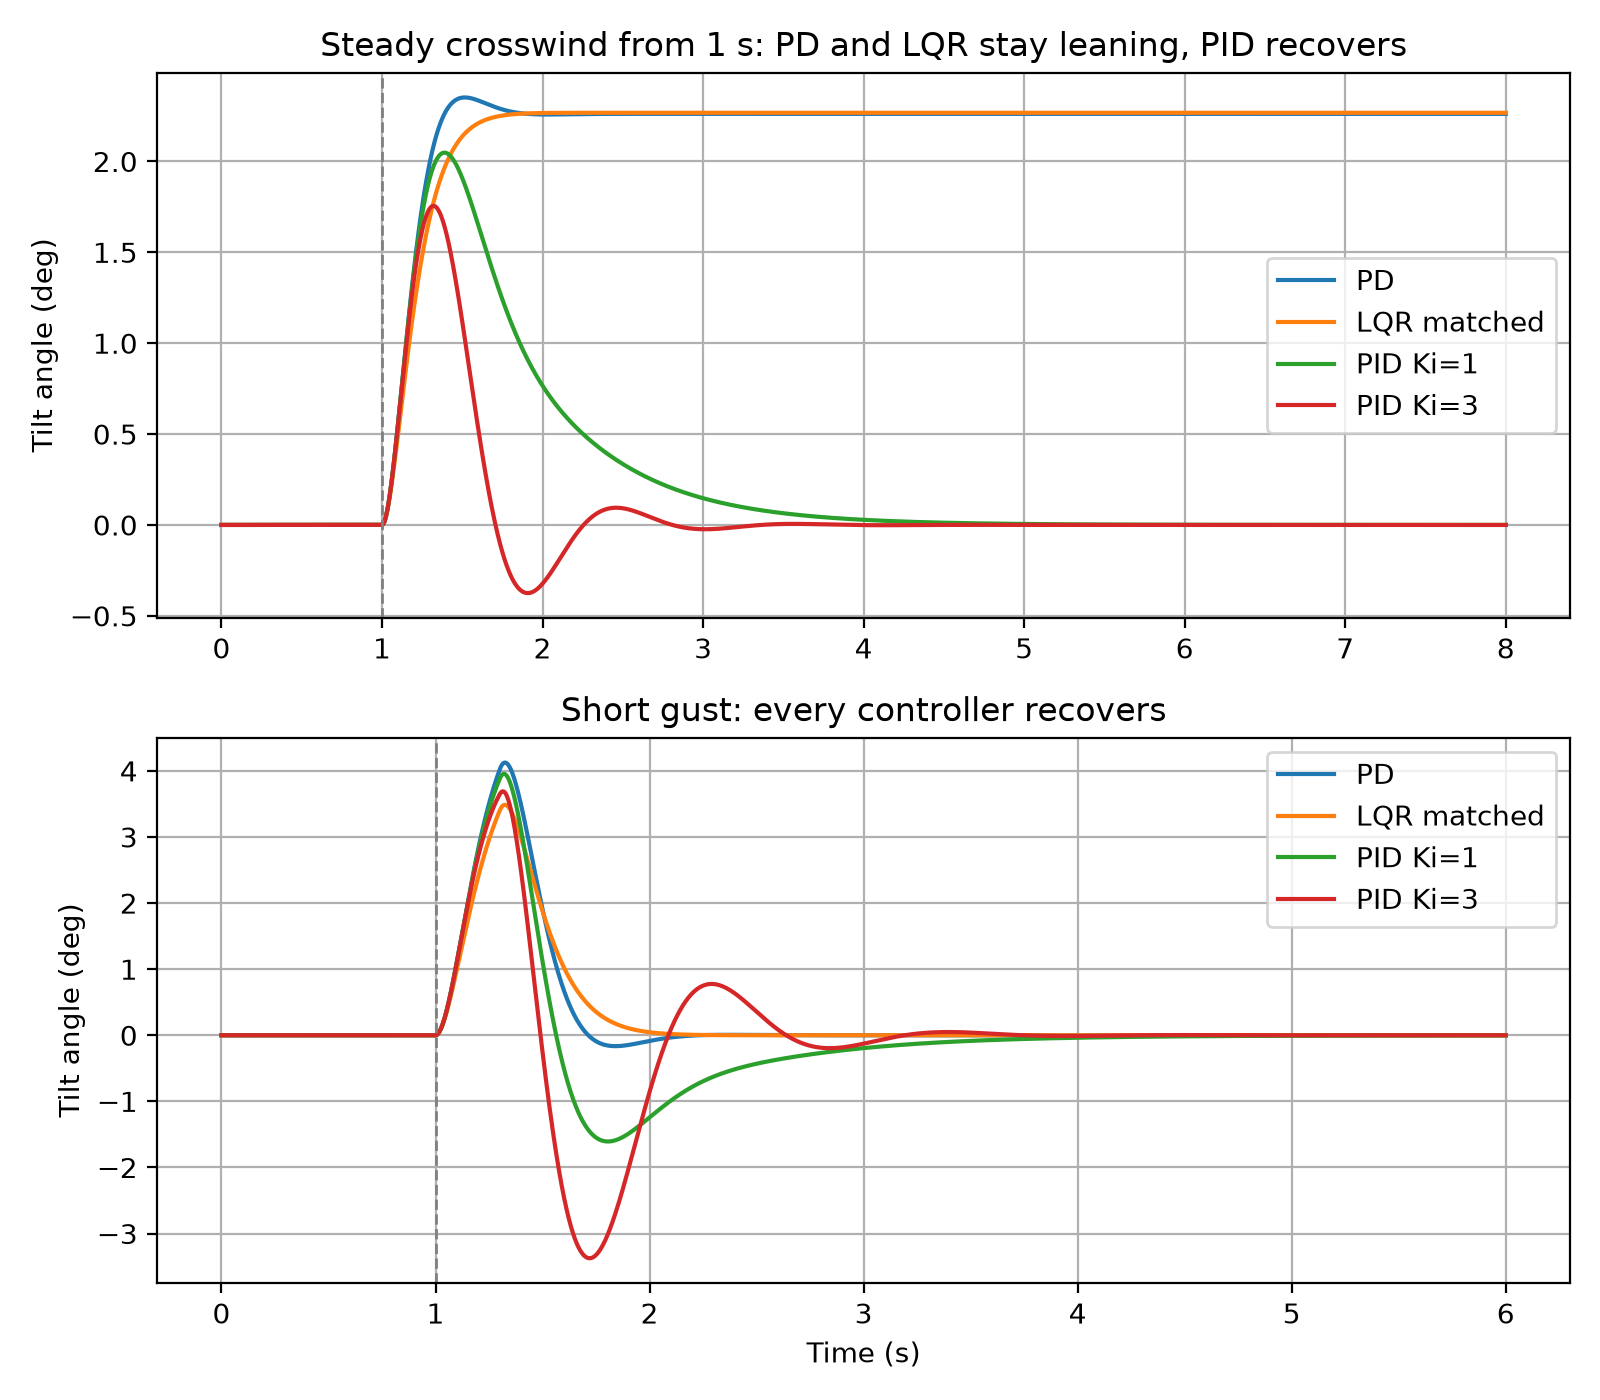

This figure's Python source:
import numpy as np
import matplotlib.pyplot as plt
from scipy.integrate import solve_ivp
from scipy.linalg import solve_continuous_are

# Rocket numbers (same as before)
T = 30.0
L = 0.4
I = 0.125
mu_c = T * L / I
mu_a = 20.0
delta_max = np.deg2rad(5)


def lqr_gains(q1, q2, r):
    A = np.array([[0.0, 1.0], [mu_a, 0.0]])
    B = np.array([[0.0], [mu_c]])
    P = solve_continuous_are(A, B, np.diag([q1, q2]), np.array([[r]]))
    K = np.linalg.solve(np.array([[r]]), B.T @ P)
    return K[0, 0], K[0, 1]


def simulate(kp, kd, ki, wind, start_tilt=0.0, servo_lag=0.0, t_end=8.0):
    """Engine angle = -(kp * tilt + kd * tilt speed + ki * total tilt so far).
    wind(t) is an extra twisting push from the air, in the same units as mu_a."""
    def rocket(t, state):
        theta, omega, total_tilt, d_actual = state
        d_command = np.clip(-(kp * theta + kd * omega + ki * total_tilt), -delta_max, delta_max)
        if servo_lag > 0:
            d_rate = (d_command - d_actual) / servo_lag
        else:
            d_actual = d_command
            d_rate = 0.0
        return [omega, mu_c * d_actual + mu_a * theta + wind(t), theta, d_rate]

    result = solve_ivp(rocket, [0, t_end], [np.deg2rad(start_tilt), 0.0, 0.0, 0.0], max_step=0.002)
    return result.t, np.rad2deg(result.y[0])


def time_back(t, tilt, limit, after=1.0):
    """How long after the wind starts until the tilt stays within the limit (degrees)."""
    late = t >= after
    if abs(tilt[-1]) > limit:
        return "never"
    outside = np.where(np.abs(tilt[late]) > limit)[0]
    return f"{t[late][outside[-1]] - after:.2f} s" if len(outside) else "0.00 s"


steady_wind = lambda t: 3.0 if t >= 1.0 else 0.0           # a steady crosswind from 1 s onwards
short_gust = lambda t: 6.0 if 1.0 <= t < 1.3 else 0.0      # a 0.3 second shove
no_wind = lambda t: 0.0

controllers = {
    "PD": (1.0, 0.13, 0.0),
    "LQR matched": (*lqr_gains(0.58, 0.01, 1), 0.0),
    "PID Ki=1": (1.0, 0.13, 1.0),
    "PID Ki=3": (1.0, 0.13, 3.0),
}

print("STEADY CROSSWIND from 1 s (the rocket starts upright)")
print(f"{'':14s}{'peak tilt':>11s}{'final lean':>12s}{'back within 0.1 deg':>22s}")
fig, (ax1, ax2) = plt.subplots(2, 1, figsize=(8, 7))
for name, gains in controllers.items():
    t, tilt = simulate(*gains, steady_wind)
    peak = np.max(np.abs(tilt))
    final = np.mean(tilt[t > t[-1] - 0.5])
    print(f"{name:14s}{peak:8.2f} deg{final:9.3f} deg{time_back(t, tilt, 0.1):>22s}")
    ax1.plot(t, tilt, label=name)

print()
print("SHORT GUST (0.3 s shove at 1 s)")
print(f"{'':14s}{'peak tilt':>11s}{'back within 0.05 deg':>23s}")
for name, gains in controllers.items():
    t, tilt = simulate(*gains, short_gust, t_end=6.0)
    print(f"{name:14s}{np.max(np.abs(tilt)):8.2f} deg{time_back(t, tilt, 0.05):>23s}")
    ax2.plot(t, tilt, label=name)

print()
print("THE COST: overshoot when starting from a 1 degree tilt (no wind)")
print(f"{'':14s}{'perfect servo':>15s}{'50 ms servo lag':>17s}")
for name in ["PD", "PID Ki=1", "PID Ki=3"]:
    row = f"{name:14s}"
    for lag in [0.0, 0.05]:
        t, tilt = simulate(*controllers[name], no_wind, start_tilt=1.0, servo_lag=lag, t_end=6.0)
        overshoot = max(0.0, -np.min(tilt)) / tilt[0] * 100
        row += f"{overshoot:13.1f} % " if lag == 0 else f"{overshoot:15.1f} %"
    print(row)

ax1.set_title("Steady crosswind from 1 s: PD and LQR stay leaning, PID recovers")
ax2.set_title("Short gust: every controller recovers")
for ax in (ax1, ax2):
    ax.axvline(1.0, color="grey", linestyle="--", linewidth=1)
    ax.set_ylabel("Tilt angle (deg)")
    ax.grid(True)
    ax.legend()
ax2.set_xlabel("Time (s)")
plt.tight_layout()
plt.savefig("wind_pid.png", dpi=200)
plt.show()
